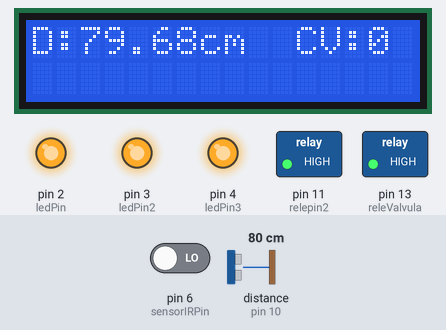
A sketch run on a simulated Arduino Uno, built with avr-gcc and run on an emulated ATmega328P. On the bench: 16×2 character LCD, switched loads named in the sketch (green lamp = pin HIGH), output pins drawn as LEDs (lit = HIGH). Wiring (inferred from the names in the program): ultrasonic range finder: trigger pin 9; echo pin 10. The test bench sets the inputs (shaded band); at power-on: pin 6 (sensorIRPin) LOW, distance to the obstacle (sensor on pin 10) 80 cm. The echo pulse lasts 58.3 µs per cm; random numbers use the default seed unless the sketch sets one; pins used as bus, display or sensor lines are not drawn.

Above: at 3.2 s.
3.3 s: pin 6 (sensorIRPin) driven HIGH
At 4.8 s:
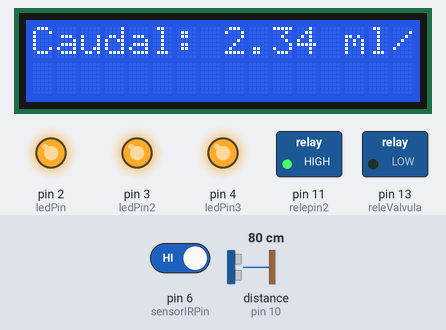
5.1 s: distance to the obstacle (sensor on pin 10) set to 4 cm
At 8.0 s:
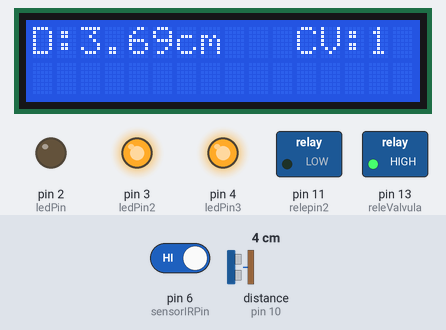
8.2 s: distance to the obstacle (sensor on pin 10) set to 2 cm
At 8.9 s:
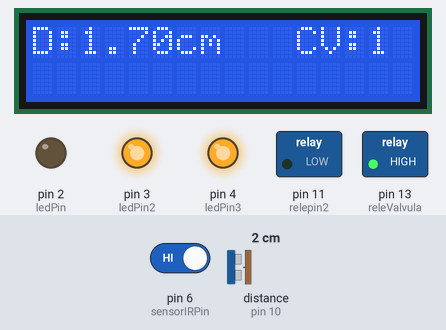
9.7 s: distance to the obstacle (sensor on pin 10) set to 18 cm
At 11.6 s:
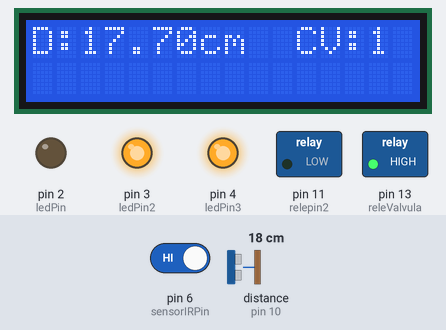
11.8 s: pin 6 (sensorIRPin) driven LOW
At 13.6 s:
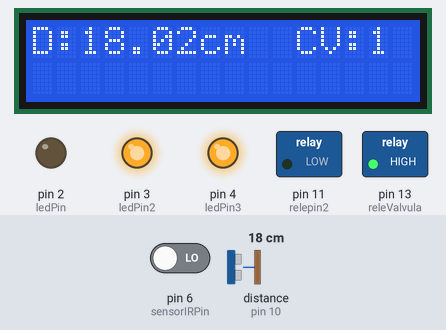
14.4 s: pin 6 (sensorIRPin) driven HIGH
At 15.1 s:
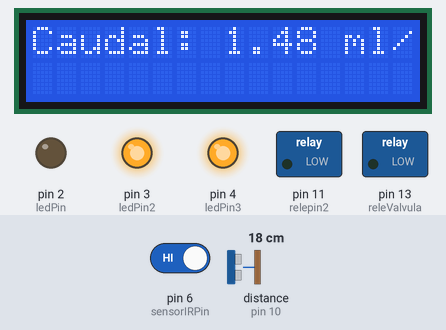
Timing chart, 0 to 18.5 s (numbered marks = the images above; inputs shaded):
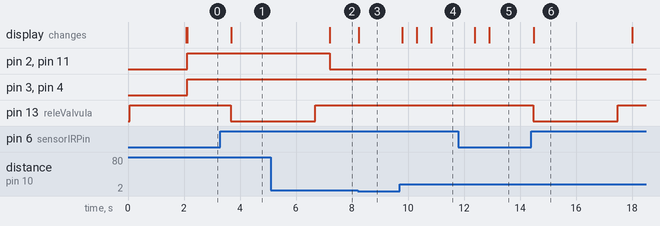

The sketch:

ultrasonido.ino
```cpp
#include <Wire.h>
#include <LiquidCrystal_I2C.h>

LiquidCrystal_I2C lcd(0x27, 16, 2); // LCD I2C con dirección 0x27 y 16x2 caracteres

// Pines para sensores y actuadores
int releValvula = 13;      // Pin del relé válvula
int relepin2 = 11;         // Pin del relé motobomba
int ledPin = 2;            // LED para estado de la motobomba
int ledPin2 = 3;           // LED para la segunda condición
int ledPin3 = 4;           // LED para la tercera condición
int sensorIRPin = 6;       // Pin del sensor infrarrojo

// Pines del sensor ultrasónico
const int trigPin = 9;     // Pin TRIG del sensor ultrasónico
const int echoPin = 10;    // Pin ECHO del sensor ultrasónico

// Variables para lógica
int objectCount = 0;       // Contador de objetos detectados
bool objectDetected = false; // Estado de detección infrarrojo
long duration;             // Duración del pulso ultrasónico
float distance;            // Distancia medida en cm
bool motobombaDesactivada = false; // Bandera para desactivar la motobomba permanentemente
float caudal = 0.0;        // Variable para almacenar el caudal aleatorio

void mensajeInicio() {
  lcd.setCursor(0, 0);
  lcd.print("Sistema Iniciado");
  delay(2000);
  lcd.clear();
}

void mensajeDistanciaAgua() {
  lcd.clear();
  lcd.setCursor(0, 0);
  lcd.print("D:");
  lcd.print(distance);
  lcd.print("cm");
  lcd.setCursor(11, 0);
  lcd.print("CV:");
  lcd.print(objectCount);
}

void mensajeCaudal() {
  lcd.clear();
  lcd.setCursor(0, 0); // Fila 2, columna 0
  lcd.print("Caudal: ");
  lcd.print(caudal, 2);  // Mostrar el caudal con 2 decimales
  lcd.print(" ml/s");
}

void setup() {
  // Inicialización del LCD
  lcd.init();
  lcd.backlight();
  lcd.clear();

  // Configuración de pines
  pinMode(releValvula, OUTPUT);
  digitalWrite(releValvula, HIGH); // Asegurarse de que la válvula esté cerrada
  pinMode(relepin2, OUTPUT);
  digitalWrite(relepin2, LOW);
  pinMode(sensorIRPin, INPUT);
  pinMode(trigPin, OUTPUT);
  pinMode(echoPin, INPUT);
  pinMode(ledPin, OUTPUT);
  pinMode(ledPin2, OUTPUT);
  pinMode(ledPin3, OUTPUT);

  // Mensaje de inicio
  mensajeInicio();
}

void loop() {
  // *** Lectura del sensor ultrasonido ***
  digitalWrite(trigPin, LOW);
  delayMicroseconds(2);
  digitalWrite(trigPin, HIGH);
  delayMicroseconds(10);
  digitalWrite(trigPin, LOW);
  duration = pulseIn(echoPin, HIGH);
  distance = (duration * 0.0343) / 2;

  // Mostrar distancia en el LCD
  mensajeDistanciaAgua();

  // *** Lógica para la motobomba y LED ***
  if (!motobombaDesactivada && distance >= 3.5 && distance <= 4.5) {
    digitalWrite(relepin2, LOW);  // Apagar la motobomba
    digitalWrite(ledPin, LOW);    // Encender LED de "Lleno"
    digitalWrite(ledPin2, HIGH);
    digitalWrite(ledPin3, HIGH);
    motobombaDesactivada = true; // Desactivar permanentemente la motobomba
  }

  if (!motobombaDesactivada) {
    // Solo controlar la motobomba si no está desactivada permanentemente
    if (distance >= 10.59 && distance <= 11.27) {
      digitalWrite(ledPin, HIGH);
      digitalWrite(ledPin3, HIGH);
      digitalWrite(ledPin2, LOW); // Encender el segundo LED
    } else if (distance >= 13.34 && distance <= 15.21) {
      digitalWrite(ledPin, HIGH);
      digitalWrite(ledPin2, HIGH);
      digitalWrite(ledPin3, LOW); // Encender el tercer LED
    } else {
      // Condición por defecto
      digitalWrite(relepin2, HIGH); // Encender la motobomba
      digitalWrite(releValvula, HIGH);
      digitalWrite(ledPin, HIGH);
      digitalWrite(ledPin2, HIGH);
      digitalWrite(ledPin3, HIGH);
    }
  }

  // *** Lectura del sensor infrarrojo ***
  int sensorState = digitalRead(sensorIRPin);

  if (sensorState == HIGH && !objectDetected) {
    // Si el sensor detecta un objeto y no ha sido detectado previamente
    digitalWrite(releValvula, LOW); // Abrir válvula
    caudal = random(125, 246) / 100.0; // Generar un caudal aleatorio entre 1.25 y 2.45
    mensajeCaudal();  // Mostrar caudal en el LCD

    delay(3000); // Mantener abierta la válvula por 3 segundos
    digitalWrite(releValvula, HIGH); // Cerrar válvula automáticamente

    objectCount++;                  // Incrementar contador de objetos
    objectDetected = true;          // Marcar objeto detectado
  } else if (sensorState == LOW && objectDetected) {
    // Si el sensor deja de detectar un objeto
    objectDetected = false;         // Reiniciar estado
  }

  delay(500); // Pausa antes de la siguiente lectura
}
```

Measured:
- after the input at 3.3 s, pin 13 (releValvula): HIGH → LOW after 0.37 s; the display: changes after 0.39 s (image 1)
- after the input at 5.1 s, pin 2 (ledPin), pin 11 (relepin2): HIGH → LOW after 2.1 s
- after the input at 9.7 s, the display: changes after 0.10 s (image 4)
- after the input at 11.8 s, the display: first changes after 0.59 s (image 5 shows a later state)
- after the input at 14.4 s, pin 13 (releValvula): HIGH → LOW after 0.07 s, → HIGH 3.0 s later; the display: changes after 0.09 s (image 6)
